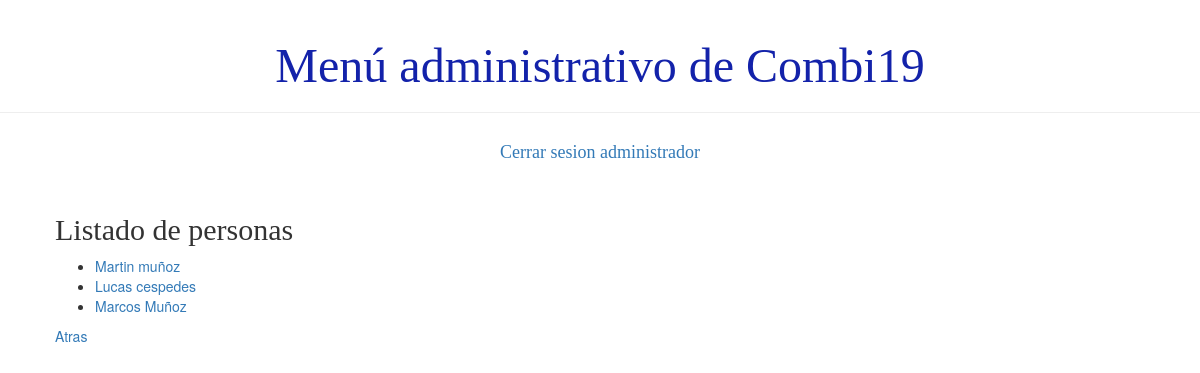
The app's page /usuario/listaPersona/ (signed in), older data.
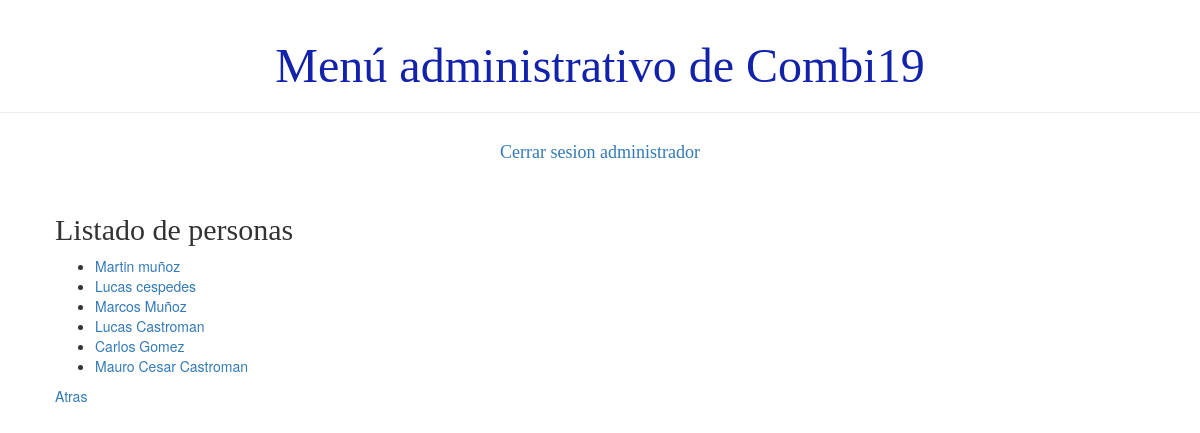
The same page, newer data.
### demo1/models.py (models this page shows)
class Persona(models.Model):
    usuario = models.ForeignKey('auth.User', on_delete=models.CASCADE)
    dni = models.IntegerField(unique=True)
    telefono = models.BigIntegerField()
    activo = models.BooleanField(default=True)
    def __str__(self):
        return '%s %s' % (self.usuario.first_name, self.usuario.last_name)

### demo1/views.py (the view)
# urls.py: path('usuario/listaPersona/', views.listado_persona, name= 'listado_persona'),
def listado_persona(request):
    personas= Persona.objects.all()
    return render(request, 'demo1/listados/listado_persona.html', {'personas':personas})

### demo1/templates/demo1/listados/listado_persona.html
{% extends 'demo1/base.html' %}
{% block content %}
    <h2>Listado de personas</h2>
    <div>
        <ul>
        {% for persona in personas %}
            <li><a href="">{{ persona }}</a></li>
        {% endfor %}
        </ul>
    </div>
    <div><a href="{% url 'principal' %}">Atras</a></div>
{% endblock %}

Row changes from the older to the newer data that the page shows:
added Persona: usuario.last_name "Lucas Castroman"
added Persona: usuario.last_name "Carlos Gomez"
added Persona: usuario.last_name "Mauro Cesar Castroman"
